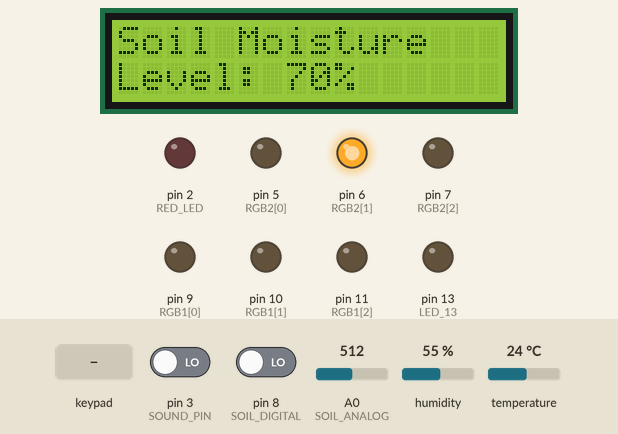
A sketch run on a simulated Arduino Mega 2560, built with avr-gcc and run on an emulated ATmega2560. Shown: 16×2 character LCD, output pins drawn as LEDs (lit = HIGH). The test bench sets the inputs (shaded band); at power-on: temperature 24 °C, pin 3 (SOUND_PIN) LOW, pin 8 (SOIL_DIGITAL) LOW, A0 (SOIL_ANALOG) = 512, humidity 55 %. What the sketch prints to the serial monitor is not drawn.

Above: at 2.7 s.
2.8 s: keypad keys 1 3 9 7 2 2 2 2 pressed 0.4 s apart
At 5.3 s:
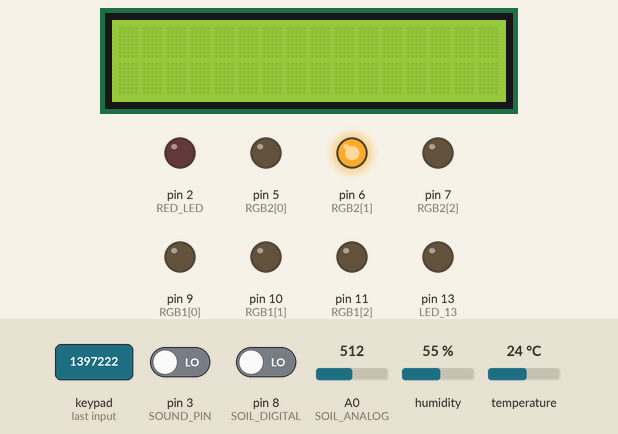
7.5 s: temperature set to 22 °C
At 10.6 s:
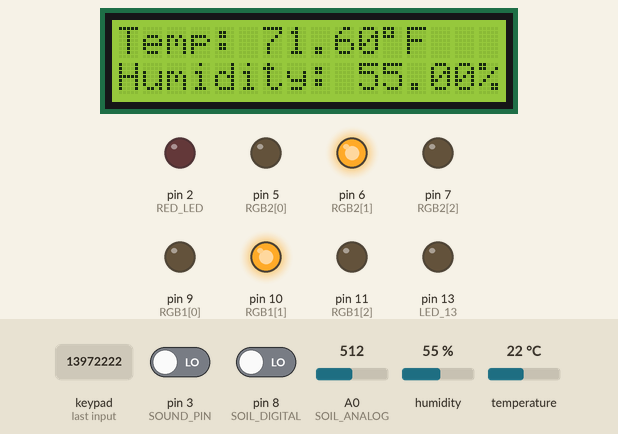
11.5 s: temperature set to 12 °C
At 14.8 s:
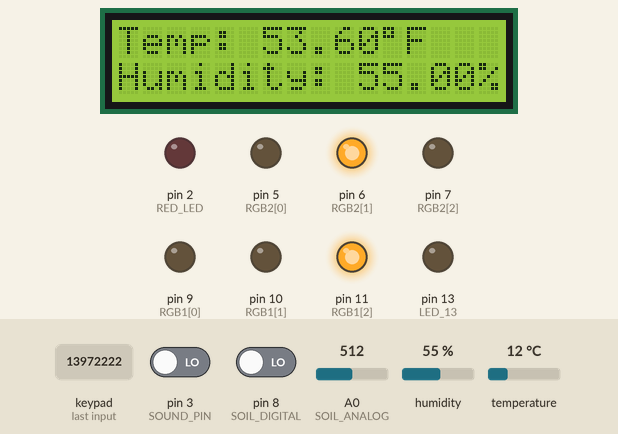
15.5 s: pin 3 (SOUND_PIN) driven HIGH
At 16.1 s:
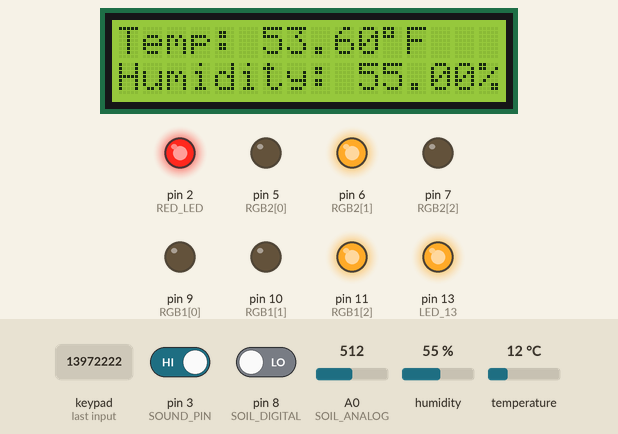
17.0 s: temperature set to 28 °C
At 19.1 s:
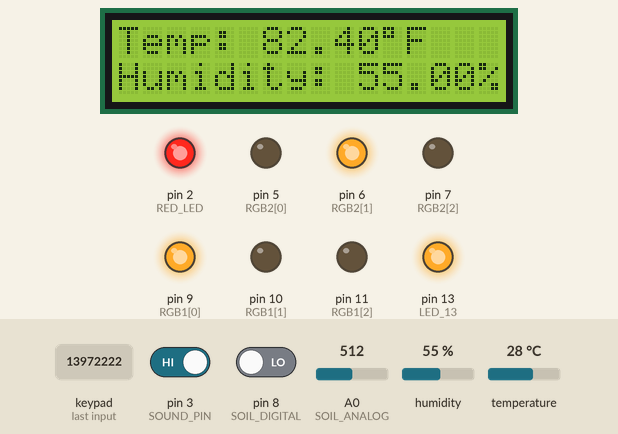
19.5 s: key '2' pressed
At 19.9 s:
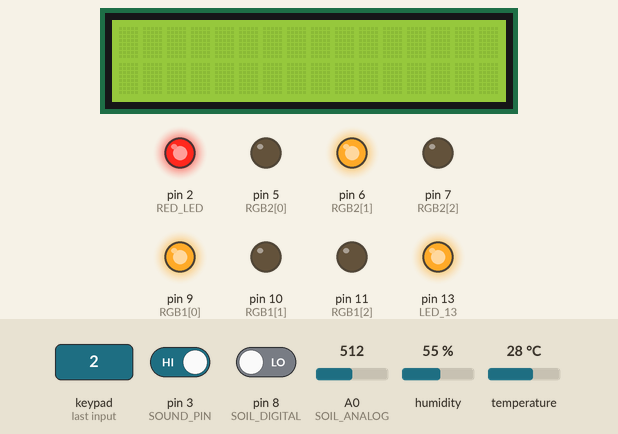
Timing chart, 0 to 22.5 s (numbered marks = the images above; inputs shaded):
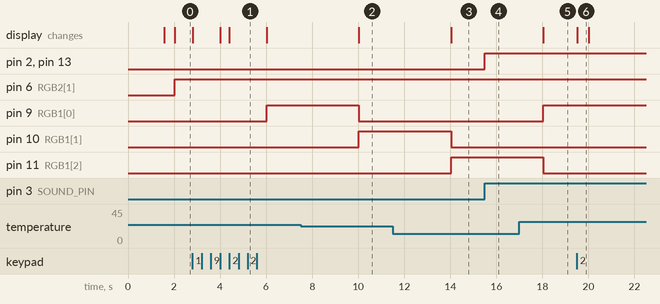

Measured:
- the behaviour switches between 24 and 23 °C on temperature (found by bisection; images 1 and 2)
- after the input at 2.8 s, pin 9 (RGB1[0]): LOW → HIGH after 3.2 s; the display: changes at once (image 1)
- after the input at 7.5 s, pin 9 (RGB1[0]): HIGH → LOW after 2.5 s; pin 10 (RGB1[1]): LOW → HIGH after 2.5 s; the display: changes after 2.5 s (image 2)
- after the input at 11.5 s, pin 10 (RGB1[1]): HIGH → LOW after 2.5 s; pin 11 (RGB1[2]): LOW → HIGH after 2.5 s; the display: changes after 2.5 s (image 3)
- after the input at 15.5 s, pin 2 (RED_LED), pin 13 (LED_13): LOW → HIGH at once
- after the input at 17.0 s, pin 9 (RGB1[0]): LOW → HIGH after 1.0 s; pin 11 (RGB1[2]): HIGH → LOW after 1.0 s; the display: changes after 1.0 s (image 5)
- after the input at 19.5 s, the display: changes at once (image 6)

The sketch:

HabiBot.ino
```cpp
#include <DHT.h>
#include <LiquidCrystal.h>
#include <Keypad.h>

#define DHTPIN 12
#define DHTTYPE DHT11
DHT dht(DHTPIN, DHTTYPE);

LiquidCrystal lcd(22, 23, 24, 25, 26, 27);

const int RGB1[] = {9, 10, 11};
const int RGB2[] = {5, 6, 7};

const int SOIL_ANALOG = A0;
const int SOIL_DIGITAL = 8;

const int SOUND_PIN = 3;
const int RED_LED = 2;
const int LED_13 = 13;

const byte ROWS = 4;
const byte COLS = 4;
char keys[ROWS][COLS] = {
  {'D','C','B','A'},
  {'#','9','6','3'},
  {'0','8','5','2'},
  {'*','7','4','1'}
};
byte rowPins[ROWS] = {31, 33, 35, 37};
byte colPins[COLS] = {39, 41, 43, 45};
Keypad keypad = Keypad(makeKeymap(keys), rowPins, colPins, ROWS, COLS);

int displayMode = 1;
unsigned long lastUpdate = 0;
const unsigned long UPDATE_INTERVAL = 2000;

void setup() {
  Serial.begin(9600);
  dht.begin();
  lcd.begin(16, 2);

  for(int i=0; i<3; i++) {
    pinMode(RGB1[i], OUTPUT);
    pinMode(RGB2[i], OUTPUT);
  }

  pinMode(SOIL_DIGITAL, INPUT);
  pinMode(SOUND_PIN, INPUT);
  pinMode(RED_LED, OUTPUT);
  pinMode(LED_13, OUTPUT);

  lcd.print("System Ready");
  delay(1500);
  lcd.clear();
}

void loop() {
  handleSoundSensor();
  handleKeypad();

  if(millis() - lastUpdate >= UPDATE_INTERVAL) {
    lastUpdate = millis();
    updateSensors();
  }
}

void handleSoundSensor() {
  int soundValue = digitalRead(SOUND_PIN);
  digitalWrite(RED_LED, soundValue);
  digitalWrite(LED_13, soundValue);
}

void handleKeypad() {
  char key = keypad.getKey();

  if(key == '1') {
    displayMode = 1;
    lcd.clear();
  }
  else if(key == '2') {
    displayMode = 2;
    lcd.clear();
  }
}

void updateSensors() {
  float temp = dht.readTemperature(true);
  float humid = dht.readHumidity();
  int soilRaw = analogRead(SOIL_ANALOG);
  int soilPercent = constrain(map(soilRaw, 1023, 300, 0, 100), 0, 100);
  int soilState = digitalRead(SOIL_DIGITAL);

  Serial.print("Temp: "); Serial.print(temp);
  Serial.print(" | Humid: "); Serial.print(humid);
  Serial.print(" | Soil: "); Serial.print(soilPercent);
  Serial.print("% | State: "); Serial.print(soilState ? "Dry" : "Wet");
  Serial.print(" | Sound: "); Serial.println(digitalRead(SOUND_PIN));

  if(displayMode == 1) {
    displaySoilMoisture(soilPercent);
    setRGB(RGB2, soilPercent);
  }
  else if(displayMode == 2) {
    displayClimate(temp, humid);
    setRGB(RGB1, temp);
  }
}

void displaySoilMoisture(int percent) {
  lcd.setCursor(0, 0);
  lcd.print("Soil Moisture");
  lcd.setCursor(0, 1);
  lcd.print("Level: ");
  lcd.print(percent);
  lcd.print("%");
}

void displayClimate(float temp, float humid) {
  lcd.setCursor(0, 0);
  lcd.print("Temp: ");
  lcd.print(temp);
  lcd.write(223);
  lcd.print("F");

  lcd.setCursor(0, 1);
  lcd.print("Humidity: ");
  lcd.print(humid);
  lcd.print("%");
}

void setRGB(const int pins[3], float value) {
  if(pins == RGB1) {  // Temperature mode
    if(value < 70) writeRGB(pins, 0, 0, 255);
    else if(value > 75) writeRGB(pins, 255, 0, 0);
    else writeRGB(pins, 0, 255, 0);
  }
  else {  // Soil moisture mode
    if(value < 50) writeRGB(pins, 255, 0, 0);
    else if(value <= 75) writeRGB(pins, 0, 255, 0);
    else writeRGB(pins, 0, 0, 255);
  }
}

void writeRGB(const int pins[3], int r, int g, int b) {
  analogWrite(pins[0], r);
  analogWrite(pins[1], g);
  analogWrite(pins[2], b);
}
```
